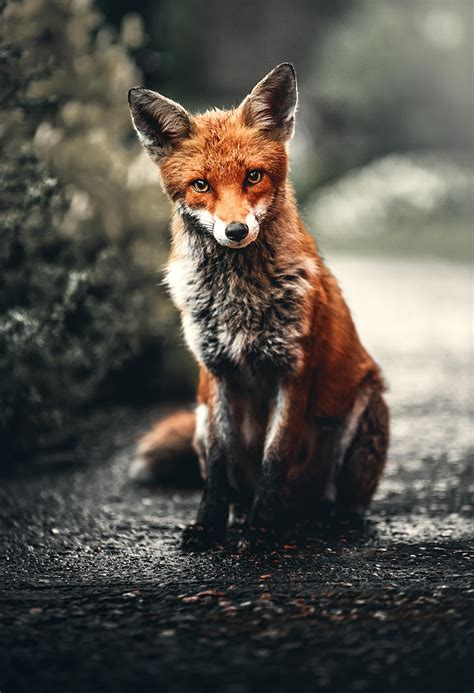
#> input picture logic/image.jpeg, 474 x 693 px
$ python image_transformation.py
#> lines starting #> are read from the running program, lines starting #| are printed output that depends on the picture
#> after the loop in image_to_dithering, `for y in range(h):`:
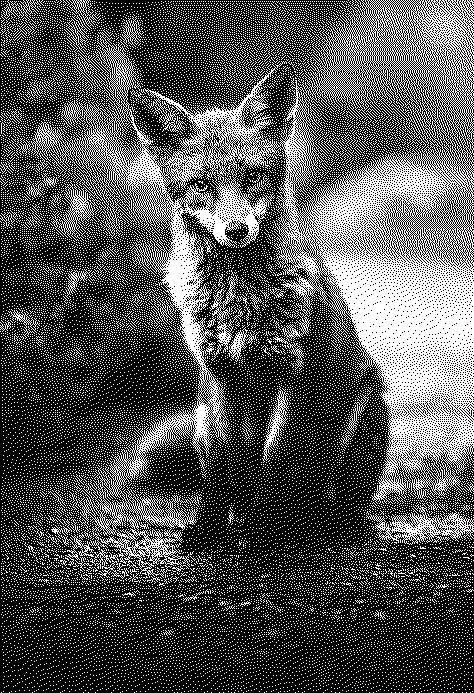
#> img: shape (693, 474) float64; values 0 (black) and 1 (white), 32.6% white in thin lines or dots
#> after the loop in quantize_img, `for y in range(h):`:
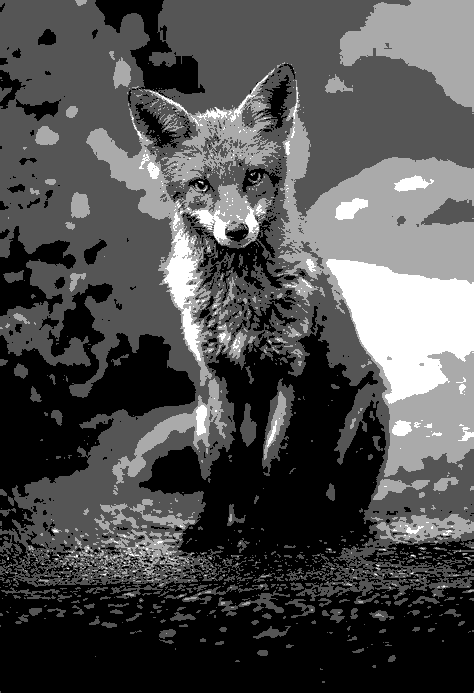
#> newImg: shape (693, 474); min 0, max 255, mean 78.9
from math import ceil, floor
import cv2
import numpy as np

def image_to_sketch(img_path):
#> called with img_path = 'image2.jpeg'
    image = cv2.imread(img_path)  # loads an image from the specified file
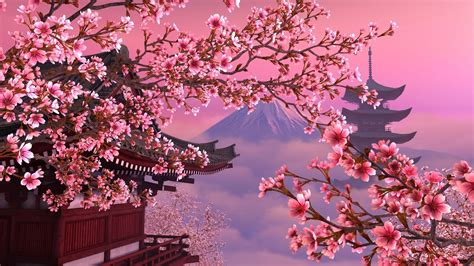
#> input picture logic/image2.jpeg, 474 x 266 px
#> image is the input picture: shape (266, 474, 3); mean B, G, R 120.3, 96.6, 166.6

    # convert an image from one color space to another
    grey_img = cv2.cvtColor(image, cv2.COLOR_BGR2GRAY)

    invert = cv2.bitwise_not(grey_img)  # helps in masking of the image
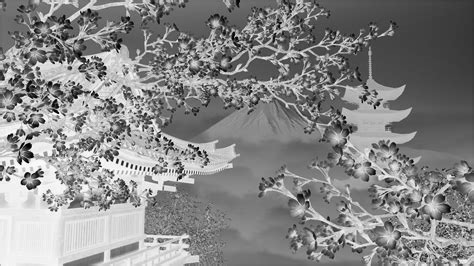
#> invert: shape (266, 474); min 0, max 255, mean 134.8

    # sharp edges in images are smoothed while minimizing too much blurring
    blur = cv2.GaussianBlur(invert, (25, 25), 0)
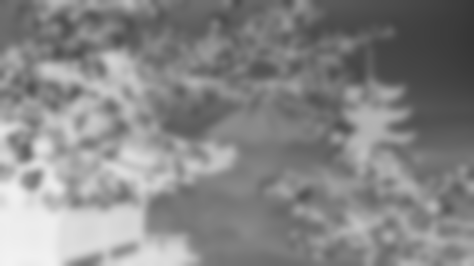
#> blur: shape (266, 474); min 54, max 242, mean 134.8

    invertedblur = cv2.bitwise_not(blur)
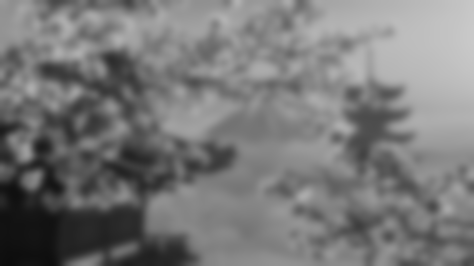
#> invertedblur: shape (266, 474); min 13, max 201, mean 120.2

    sketch = cv2.divide(grey_img, invertedblur, scale=256.0)
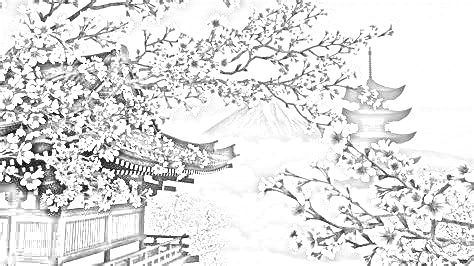
#> sketch: shape (266, 474); min 0, max 255, mean 225.3

    cv2.imwrite("sketch.png", sketch)  # converted image is saved as mentioned name

def quantize_img(img_path,factor: int):
    img = cv2.imread(img_path, cv2.IMREAD_GRAYSCALE)
    newImg = np.zeros(img.shape, np.uint8)
    # img= cv2.bitwise_not(img)
    h,w = img.shape

    for y in range(h):
        for x in range(w):

            gray_val= img[y][x]
            gray_val =  round(factor * gray_val / 255) * (255 // factor)
            # [7 lines of commented-out code are left out]

            newImg[y][x] = gray_val

    # grey_scaled = cv2.cvtColor(newImg, cv2.COLOR_BGR2GRAY)
    cv2.imwrite('quant_img.png',newImg)
    return newImg


def image_to_dithering(img_path):

    img= np.array(cv2.imread(img_path, cv2.IMREAD_GRAYSCALE)) / 255

    h,w = img.shape

    for y in range(h):
        for x in range(w):
            old_val = img[y][x]
            new_val= round(old_val)
            img[y][x] = new_val

            error =  old_val - int(new_val)
            if x + 1 < w:
                img[y, x + 1] += error * 0.4375 # right, 7 / 16
            if (y + 1 < h) and (x + 1 < w):
                img[y + 1, x + 1] += error * 0.0625 # right, down, 1 / 16
            if y + 1 < h:
                img[y + 1, x] += error * 0.3125 # down, 5 / 16
            if (x - 1 >= 0) and (y + 1 < h):
                img[y + 1, x - 1] += error * 0.1875 # left, down, 3 / 16

    cv2.imwrite('dither_img.png', (img*255).astype('uint8'))

image_to_dithering('image.jpeg')
quantize_img('image.jpeg',3)
image_to_sketch('image2.jpeg')
